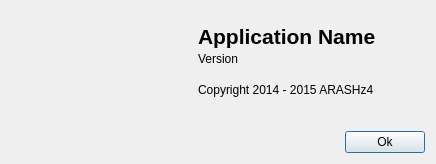
<?xml version="1.0" encoding="UTF-8"?>
<ui version="4.0">
 <class>about</class>
 <widget class="QDialog" name="about">
  <property name="geometry">
   <rect>
    <x>0</x>
    <y>0</y>
    <width>436</width>
    <height>164</height>
   </rect>
  </property>
  <property name="minimumSize">
   <size>
    <width>436</width>
    <height>164</height>
   </size>
  </property>
  <property name="maximumSize">
   <size>
    <width>436</width>
    <height>164</height>
   </size>
  </property>
  <property name="windowTitle">
   <string>About Advanced Photo</string>
  </property>
  <property name="windowIcon">
   <iconset resource="Icon.qrc">
    <normaloff>:/Icons/About.png</normaloff>:/Icons/About.png</iconset>
  </property>
  <layout class="QGridLayout" name="gridLayout_4">
   <item row="0" column="0">
    <layout class="QVBoxLayout" name="verticalLayout_4">
     <property name="spacing">
      <number>0</number>
     </property>
     <item>
      <widget class="QLabel" name="aboutIcon">
       <property name="sizePolicy">
        <sizepolicy hsizetype="Fixed" vsizetype="Fixed">
         <horstretch>0</horstretch>
         <verstretch>0</verstretch>
        </sizepolicy>
       </property>
       <property name="minimumSize">
        <size>
         <width>181</width>
         <height>131</height>
        </size>
       </property>
       <property name="maximumSize">
        <size>
         <width>181</width>
         <height>131</height>
        </size>
       </property>
       <property name="mouseTracking">
        <bool>true</bool>
       </property>
       <property name="layoutDirection">
        <enum>Qt::LeftToRight</enum>
       </property>
       <property name="textFormat">
        <enum>Qt::AutoText</enum>
       </property>
       <property name="pixmap">
        <pixmap resource="Icon.qrc">:/Icons/Big Icon.png</pixmap>
       </property>
       <property name="scaledContents">
        <bool>true</bool>
       </property>
       <property name="alignment">
        <set>Qt::AlignHCenter|Qt::AlignTop</set>
       </property>
       <property name="wordWrap">
        <bool>false</bool>
       </property>
      </widget>
     </item>
     <item>
      <spacer name="verticalSpacer">
       <property name="orientation">
        <enum>Qt::Vertical</enum>
       </property>
       <property name="sizeHint" stdset="0">
        <size>
         <width>20</width>
         <height>0</height>
        </size>
       </property>
      </spacer>
     </item>
    </layout>
   </item>
   <item row="0" column="1">
    <layout class="QGridLayout" name="gridLayout_3">
     <property name="spacing">
      <number>0</number>
     </property>
     <item row="0" column="0">
      <layout class="QGridLayout" name="gridLayout_2">
       <property name="spacing">
        <number>0</number>
       </property>
       <item row="0" column="0">
        <spacer name="verticalSpacer_5">
         <property name="orientation">
          <enum>Qt::Vertical</enum>
         </property>
         <property name="sizeType">
          <enum>QSizePolicy::Fixed</enum>
         </property>
         <property name="sizeHint" stdset="0">
          <size>
           <width>20</width>
           <height>13</height>
          </size>
         </property>
        </spacer>
       </item>
       <item row="1" column="0">
        <widget class="QLabel" name="ApplicationNameLabel">
         <property name="sizePolicy">
          <sizepolicy hsizetype="Preferred" vsizetype="Fixed">
           <horstretch>0</horstretch>
           <verstretch>0</verstretch>
          </sizepolicy>
         </property>
         <property name="minimumSize">
          <size>
           <width>0</width>
           <height>19</height>
          </size>
         </property>
         <property name="font">
          <font>
           <pointsize>16</pointsize>
           <weight>75</weight>
           <italic>false</italic>
           <bold>true</bold>
           <strikeout>false</strikeout>
           <kerning>true</kerning>
          </font>
         </property>
         <property name="accessibleName">
          <string notr="true"/>
         </property>
         <property name="layoutDirection">
          <enum>Qt::LeftToRight</enum>
         </property>
         <property name="text">
          <string notr="true">Application Name</string>
         </property>
         <property name="textFormat">
          <enum>Qt::AutoText</enum>
         </property>
         <property name="scaledContents">
          <bool>false</bool>
         </property>
         <property name="alignment">
          <set>Qt::AlignLeading|Qt::AlignLeft|Qt::AlignVCenter</set>
         </property>
         <property name="wordWrap">
          <bool>false</bool>
         </property>
         <property name="textInteractionFlags">
          <set>Qt::LinksAccessibleByMouse|Qt::TextSelectableByMouse</set>
         </property>
        </widget>
       </item>
       <item row="2" column="0">
        <layout class="QGridLayout" name="gridLayout">
         <property name="spacing">
          <number>0</number>
         </property>
         <item row="0" column="0">
          <layout class="QHBoxLayout" name="horizontalLayout_2">
           <property name="spacing">
            <number>0</number>
           </property>
           <item>
            <widget class="QLabel" name="VersionLabel">
             <property name="sizePolicy">
              <sizepolicy hsizetype="Preferred" vsizetype="Fixed">
               <horstretch>0</horstretch>
               <verstretch>0</verstretch>
              </sizepolicy>
             </property>
             <property name="minimumSize">
              <size>
               <width>0</width>
               <height>16</height>
              </size>
             </property>
             <property name="text">
              <string>Version </string>
             </property>
            </widget>
           </item>
           <item>
            <widget class="QLabel" name="ApplicationVersionLabel">
             <property name="sizePolicy">
              <sizepolicy hsizetype="Preferred" vsizetype="Fixed">
               <horstretch>0</horstretch>
               <verstretch>0</verstretch>
              </sizepolicy>
             </property>
             <property name="minimumSize">
              <size>
               <width>0</width>
               <height>16</height>
              </size>
             </property>
             <property name="accessibleName">
              <string notr="true"/>
             </property>
             <property name="text">
              <string notr="true"/>
             </property>
             <property name="textInteractionFlags">
              <set>Qt::LinksAccessibleByMouse|Qt::TextSelectableByMouse</set>
             </property>
            </widget>
           </item>
           <item>
            <spacer name="horizontalSpacer_2">
             <property name="orientation">
              <enum>Qt::Horizontal</enum>
             </property>
             <property name="sizeHint" stdset="0">
              <size>
               <width>40</width>
               <height>20</height>
              </size>
             </property>
            </spacer>
           </item>
          </layout>
         </item>
         <item row="1" column="0">
          <spacer name="verticalSpacer_2">
           <property name="orientation">
            <enum>Qt::Vertical</enum>
           </property>
           <property name="sizeType">
            <enum>QSizePolicy::Fixed</enum>
           </property>
           <property name="sizeHint" stdset="0">
            <size>
             <width>20</width>
             <height>13</height>
            </size>
           </property>
          </spacer>
         </item>
         <item row="2" column="0">
          <widget class="QLabel" name="CopyrightLabel">
           <property name="sizePolicy">
            <sizepolicy hsizetype="Preferred" vsizetype="Fixed">
             <horstretch>0</horstretch>
             <verstretch>0</verstretch>
            </sizepolicy>
           </property>
           <property name="minimumSize">
            <size>
             <width>0</width>
             <height>16</height>
            </size>
           </property>
           <property name="text">
            <string>Copyright 2014 - 2015 ARASHz4</string>
           </property>
          </widget>
         </item>
        </layout>
       </item>
      </layout>
     </item>
     <item row="1" column="0">
      <layout class="QHBoxLayout" name="horizontalLayout">
       <property name="spacing">
        <number>0</number>
       </property>
       <item>
        <spacer name="horizontalSpacer">
         <property name="orientation">
          <enum>Qt::Horizontal</enum>
         </property>
         <property name="sizeHint" stdset="0">
          <size>
           <width>40</width>
           <height>20</height>
          </size>
         </property>
        </spacer>
       </item>
       <item>
        <layout class="QVBoxLayout" name="verticalLayout_3">
         <property name="spacing">
          <number>0</number>
         </property>
         <item>
          <spacer name="verticalSpacer_3">
           <property name="orientation">
            <enum>Qt::Vertical</enum>
           </property>
           <property name="sizeHint" stdset="0">
            <size>
             <width>20</width>
             <height>0</height>
            </size>
           </property>
          </spacer>
         </item>
         <item>
          <widget class="QPushButton" name="OkButton">
           <property name="sizePolicy">
            <sizepolicy hsizetype="Minimum" vsizetype="Fixed">
             <horstretch>0</horstretch>
             <verstretch>0</verstretch>
            </sizepolicy>
           </property>
           <property name="text">
            <string>Ok</string>
           </property>
          </widget>
         </item>
        </layout>
       </item>
      </layout>
     </item>
    </layout>
   </item>
  </layout>
 </widget>
 <resources>
  <include location="Icon.qrc"/>
 </resources>
 <connections/>
</ui>
